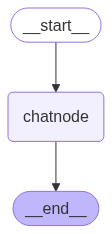

Write the Python code that produced this figure.
##basic chatbot using groq and LLama##
from typing import TypedDict,Annotated,List
from langgraph.graph import add_messages,StateGraph,END
from langchain_groq import ChatGroq
from langchain_core.messages import AIMessage,HumanMessage
from dotenv import load_dotenv
from PIL import Image
import io

load_dotenv()
llm_model = ChatGroq(model = 'llama-3.1-8b-instant')

class BasicChatState(TypedDict):
    messages: Annotated[List[str],add_messages]

def chatNode(state:BasicChatState):
    return {
        "messages": [llm_model.invoke(state["messages"])] 
    }

"""state["messages"] is a list of BaseMessages (e.g., HumanMessage, SystemMessage, etc.)
Invoke the llm_model on those messages using llm_model.invoke(...)
The result ~ AIMessage is wrapped in a new "messages" list and added to the new state"""



##Creating the entire graph##
graph = StateGraph(BasicChatState)
## add the single chatnode ##
graph.add_node("chatnode",chatNode)
graph.set_entry_point("chatnode")
graph.add_edge("chatnode",END)
app = graph.compile()
image = app.get_graph().draw_mermaid_png()
##convert bytes to PIL format
image = Image.open(io.BytesIO(image))
image.save("chatbot_experiments/basic_chatbot.png")

###looping the chatbot###

## graph is restarting at every while loop ##


while True:
    user_input = input("User: ")
    if (user_input in ["exit","end"]):
        break
    else:
        result = app.invoke(

            {"messages":[HumanMessage(content=user_input)]} ##start with the Human message
        )

        print(result)

'''
The first node in your LangGraph gets this state:
state = {
    "messages": [HumanMessage(...)]
}
Your node (e.g., chatNode) does:
llm_response = llm_model.invoke(state["messages"])

'''